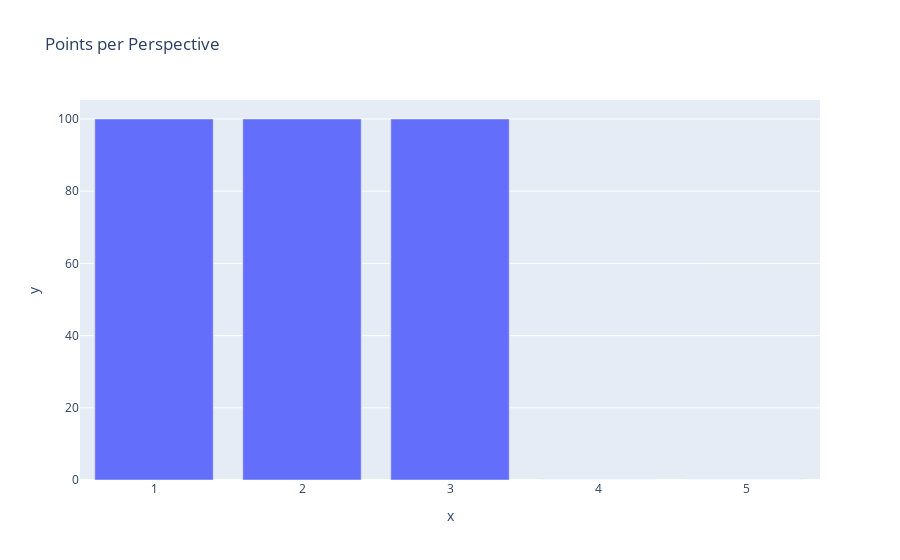

Notebook source saved alongside this figure:
### Markdown cell above
# Calculating the Distance Matrix

Now we calculate the distance matrix from those viewpoints as the input in MPSE. We also calculate the `weight_mats` matrix where $weight_mats_{i,j}$ is 0 if the point i or point j is not visible for that perspective, 1 otherwise.

The bar plot shows the percentage of points visible in each viewpoints.

### Code cell
dist_mats, weights_mats = get_dist_weights(labeled_perspectives, len(points), ndim=2)

points_per_persp = np.array(show_points_least_persp(weights_mats))
points_per_persp = points_per_persp/points_per_persp.max() * 100

fig = px.bar(points_per_persp, x=range(1, len(points_per_persp)+1), y=points_per_persp, title="Points per Perspective")
fig.show()

### Figure 1 — Plotly figure (JSON) as saved in the notebook; plotly's stock layout.template omitted (floating-point values rounded to 4 significant figures)
{"data": [{"alignmentgroup": "True", "hovertemplate": "x=%{x}<br>y=%{y}<extra></extra>", "legendgroup": "", "marker": {"color": "#636efa", "pattern": {"shape": ""}}, "name": "", "offsetgroup": "", "orientation": "v", "showlegend": false, "textposition": "auto", "type": "bar", "x": [1, 2, 3, 4, 5], "xaxis": "x", "y": [100, 100, 100, 0, 0], "yaxis": "y"}], "layout": {"autosize": true, "barmode": "relative", "legend": {"tracegroupgap": 0}, "title": {"text": "Points per Perspective"}, "xaxis": {"anchor": "y", "autorange": true, "domain": [0, 1], "range": [0.5, 5.5], "title": {"text": "x"}, "type": "linear"}, "yaxis": {"anchor": "x", "autorange": true, "domain": [0, 1], "range": [0, 105.3], "title": {"text": "y"}, "type": "linear"}}}
